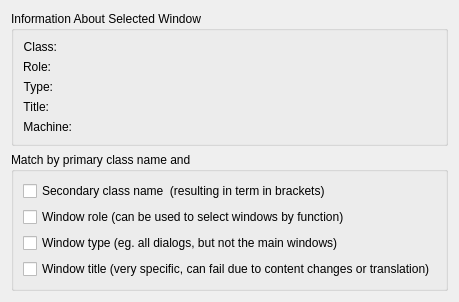
<?xml version="1.0" encoding="UTF-8"?>
<ui version="4.0">
 <class>KWin::DetectWidget</class>
 <widget class="QWidget" name="KWin::DetectWidget">
  <property name="geometry">
   <rect>
    <x>0</x>
    <y>0</y>
    <width>450</width>
    <height>300</height>
   </rect>
  </property>
  <layout class="QVBoxLayout" name="verticalLayout_2">
   <item>
    <widget class="QGroupBox" name="groupBox_2">
     <property name="title">
      <string>Information About Selected Window</string>
     </property>
     <property name="flat">
      <bool>true</bool>
     </property>
     <layout class="QFormLayout" name="formLayout">
      <item row="0" column="0">
       <widget class="QLabel" name="textLabel1">
        <property name="text">
         <string>Class:</string>
        </property>
        <property name="alignment">
         <set>Qt::AlignRight|Qt::AlignTrailing|Qt::AlignVCenter</set>
        </property>
        <property name="wordWrap">
         <bool>false</bool>
        </property>
       </widget>
      </item>
      <item row="0" column="1">
       <widget class="QLabel" name="class_label">
        <property name="font">
         <font>
          <italic>true</italic>
         </font>
        </property>
        <property name="text">
         <string/>
        </property>
        <property name="wordWrap">
         <bool>false</bool>
        </property>
       </widget>
      </item>
      <item row="1" column="0">
       <widget class="QLabel" name="textLabel3">
        <property name="text">
         <string>Role:</string>
        </property>
        <property name="alignment">
         <set>Qt::AlignRight|Qt::AlignTrailing|Qt::AlignVCenter</set>
        </property>
        <property name="wordWrap">
         <bool>false</bool>
        </property>
       </widget>
      </item>
      <item row="1" column="1">
       <widget class="QLabel" name="role_label">
        <property name="font">
         <font>
          <italic>true</italic>
         </font>
        </property>
        <property name="text">
         <string/>
        </property>
        <property name="wordWrap">
         <bool>false</bool>
        </property>
       </widget>
      </item>
      <item row="2" column="0">
       <widget class="QLabel" name="textLabel4">
        <property name="text">
         <string>Type:</string>
        </property>
        <property name="alignment">
         <set>Qt::AlignRight|Qt::AlignTrailing|Qt::AlignVCenter</set>
        </property>
        <property name="wordWrap">
         <bool>false</bool>
        </property>
       </widget>
      </item>
      <item row="2" column="1">
       <widget class="QLabel" name="type_label">
        <property name="font">
         <font>
          <italic>true</italic>
         </font>
        </property>
        <property name="text">
         <string/>
        </property>
        <property name="wordWrap">
         <bool>false</bool>
        </property>
       </widget>
      </item>
      <item row="3" column="0">
       <widget class="QLabel" name="textLabel8">
        <property name="text">
         <string>Title:</string>
        </property>
        <property name="alignment">
         <set>Qt::AlignRight|Qt::AlignTrailing|Qt::AlignVCenter</set>
        </property>
        <property name="wordWrap">
         <bool>false</bool>
        </property>
       </widget>
      </item>
      <item row="3" column="1">
       <widget class="QLabel" name="title_label">
        <property name="font">
         <font>
          <italic>true</italic>
         </font>
        </property>
        <property name="text">
         <string/>
        </property>
        <property name="wordWrap">
         <bool>false</bool>
        </property>
       </widget>
      </item>
      <item row="4" column="0">
       <widget class="QLabel" name="textLabel13">
        <property name="text">
         <string>Machine:</string>
        </property>
        <property name="alignment">
         <set>Qt::AlignRight|Qt::AlignTrailing|Qt::AlignVCenter</set>
        </property>
        <property name="wordWrap">
         <bool>false</bool>
        </property>
       </widget>
      </item>
      <item row="4" column="1">
       <widget class="QLabel" name="machine_label">
        <property name="font">
         <font>
          <italic>true</italic>
         </font>
        </property>
        <property name="text">
         <string/>
        </property>
        <property name="wordWrap">
         <bool>false</bool>
        </property>
       </widget>
      </item>
     </layout>
    </widget>
   </item>
   <item>
    <widget class="QGroupBox" name="groupBox">
     <property name="title">
      <string>Match by primary class name and</string>
     </property>
     <property name="flat">
      <bool>true</bool>
     </property>
     <layout class="QVBoxLayout" name="verticalLayout">
      <item>
       <widget class="QCheckBox" name="match_whole_class">
        <property name="text">
         <string>Secondary class name  (resulting in term in brackets)</string>
        </property>
       </widget>
      </item>
      <item>
       <widget class="QCheckBox" name="match_role">
        <property name="text">
         <string>Window role (can be used to select windows by function)</string>
        </property>
       </widget>
      </item>
      <item>
       <widget class="QCheckBox" name="match_type">
        <property name="text">
         <string>Window type (eg. all dialogs, but not the main windows)</string>
        </property>
       </widget>
      </item>
      <item>
       <widget class="QCheckBox" name="match_title">
        <property name="text">
         <string>Window title (very specific, can fail due to content changes or translation)</string>
        </property>
       </widget>
      </item>
     </layout>
    </widget>
   </item>
   <item>
    <spacer>
     <property name="orientation">
      <enum>Qt::Vertical</enum>
     </property>
     <property name="sizeType">
      <enum>QSizePolicy::Expanding</enum>
     </property>
     <property name="sizeHint" stdset="0">
      <size>
       <width>20</width>
       <height>0</height>
      </size>
     </property>
    </spacer>
   </item>
  </layout>
 </widget>
 <connections/>
</ui>
